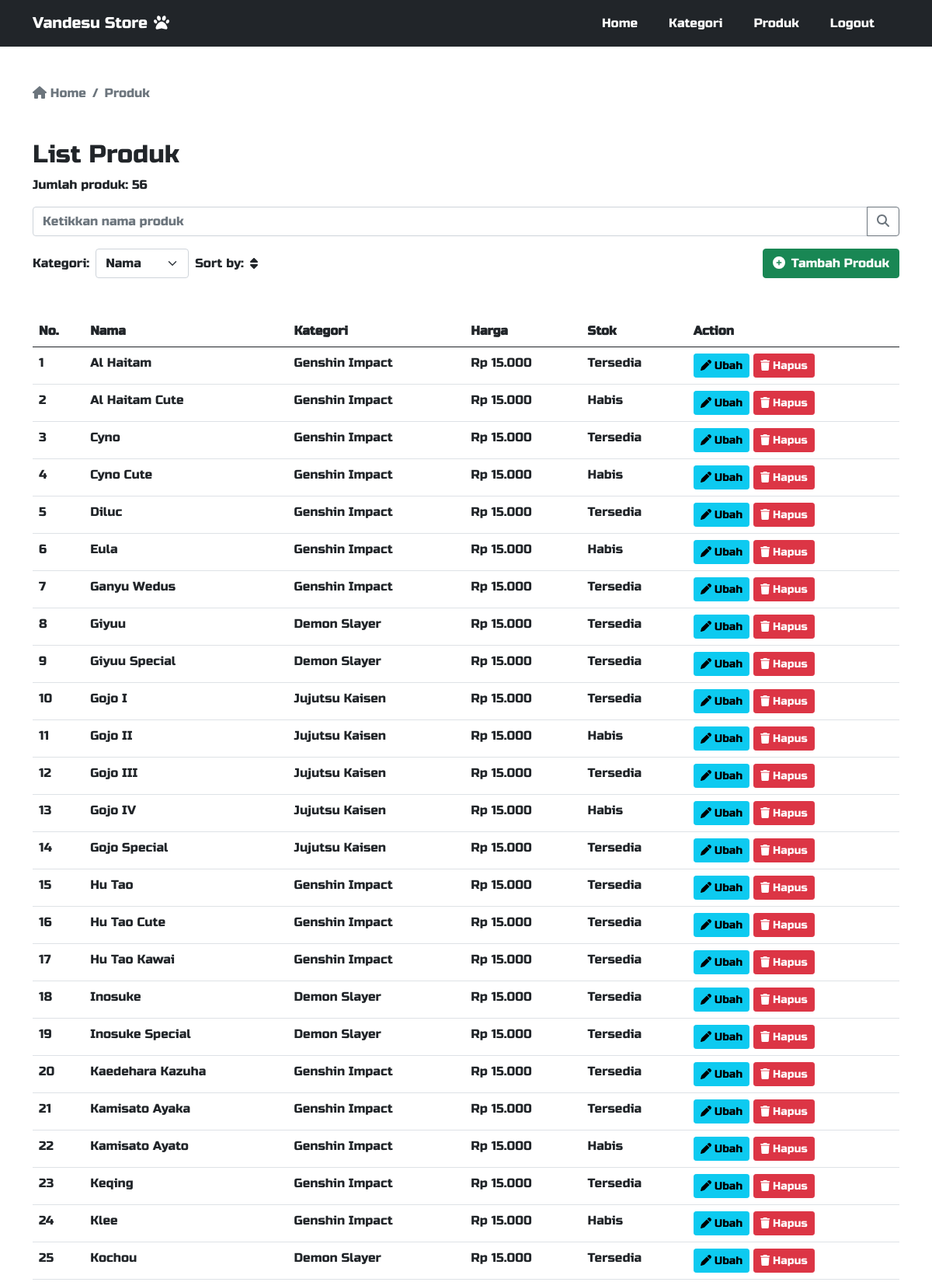
The page /adminpanel/produk.php (signed in, upper part) on the database its author committed.
### tables this page shows
CREATE TABLE `produk` (
  `id` int(11) NOT NULL,
  `kategori_id` int(11) NOT NULL,
  `nama` varchar(255) NOT NULL,
  `harga` double NOT NULL,
  `foto` varchar(255) DEFAULT NULL,
  `detail` text DEFAULT NULL,
  `ketersediaan_stok` enum('Habis','Tersedia') DEFAULT 'Tersedia'
);

CREATE TABLE `kategori` (
  `id` int(11) NOT NULL,
  `nama` varchar(100) NOT NULL
);

### adminpanel/produk.php (the view, shortened to what this page needs)
<?php
require "../koneksi.php";
$sortCriteria = isset($_GET['sort']) ? $_GET['sort'] : 'nama';
$sortDirection = isset($_GET['direction']) ? $_GET['direction'] : 'asc';
if (isset($_GET['keyword'])) {
    $keyword = $_GET['keyword'];
    $query = mysqli_query($con, "SELECT a.*, b.nama AS nama_kategori FROM produk a JOIN kategori b ON a.kategori_id = b.id WHERE a.nama LIKE '%$keyword%'");
} else {
    $query = mysqli_query($con, "SELECT a.*, b.nama AS nama_kategori FROM produk a JOIN kategori b ON a.kategori_id = b.id");
}
$jumlahProduk = mysqli_num_rows($query);
$produkArray = [];
while ($data = mysqli_fetch_array($query)) {
    $produkArray[] = $data;
}
bubble_sort($produkArray, $sortCriteria, $sortDirection);
?>
<!DOCTYPE html>
<html lang="en">
<head>
    <link rel="stylesheet" href="../bootstrap/css/bootstrap.min.css">
    <link rel="stylesheet" href="../fontawesome/css/fontawesome.min.css">
    <link rel="stylesheet" href="../css/style.css">
</head>
<body>
    <?php require "navbar.php"; ?>
    <div class="container mt-5">
        <nav aria-label="breadcrumb">
            <ol class="breadcrumb">
                <li class="breadcrumb-item active" aria-current="page">
                    <a href="../adminpanel/" class="no-decoration text-muted"><i class="fas fa-home"></i> Home</a>
                </li>
                <li class="breadcrumb-item active" aria-current="page">
                    Produk
                </li>
            </ol>
        </nav>
        <div class="mt-5 mb-5">
            <h2>List Produk</h2>
            <p>Jumlah produk: <?php echo $jumlahProduk; ?></p>
            <form action="produk.php" method="GET" class="my-3">
                <div class="input-group">
                    <input type="search" class="form-control" placeholder="Ketikkan nama produk"
                        aria-label="Cari produk" aria-describedby="button-addon2" name="keyword">
                    <button class="btn btn-outline-secondary" type="submit" id="button-addon2"><i
                            class="fa-solid fa-magnifying-glass"></i></button>
                </div>
            </form>
            <div class="my-3 d-flex align-items-center justify-content-between">
                <div class="d-flex align-items-center">
                    <label for="sortCriteria" class="me-2">Kategori:</label>
                    <select id="sortCriteria" class="form-select me-2" onchange="sortProducts()">
                        <option value="nama" <?php if ($sortCriteria == 'nama') echo 'selected'; ?>>Nama</option>
                    </select>
                    <label for="sortDirection" class="me-2">Sort by:</label>
                    <i class="fa-solid fa-sort" id="sortIcon" onclick="toggleSortDirection()"></i>
                </div>
                <div>
                    <a href="tambah-produk.php" class="btn btn-success"><i class="fas fa-plus-circle me-2"></i>Tambah
                        Produk</a>
                </div>
            </div>
            <div class="table-responsive mt-5">
                <table class="table">
                    <thead>
                        <tr>
                            <th>No.</th>
                            <th>Nama</th>
                            <th>Kategori</th>
                            <th>Harga</th>
                            <th>Stok</th>
                            <th>Action</th>
                        </tr>
                    </thead>
                    <tbody>
                        <?php
                        if ($jumlahProduk == 0) {
                        ?>
                        <tr>
                            <td colspan="6" class="text-center">Data produk tidak tersedia</td>
                        </tr>
                        <?php
                        } else {
                            $nomor = 1;
                            foreach ($produkArray as $data) {
                            ?>
                        <tr>
                            <td><?php echo $nomor; ?></td>
                            <td><?php echo $data['nama']; ?></td>
                            <td><?php echo $data['nama_kategori']; ?></td>
                            <td>Rp <?php echo number_format($data['harga'], 0, ',', '.'); ?></td>
                            <td><?php echo $data['ketersediaan_stok']; ?></td>
                            <td>
                                <a href="produk-detail.php?id=<?php echo $data['id']; ?>" class="btn btn-info btn-sm"><i
                                        class="fa-solid fa-pen me-1"></i>Ubah</a>
                                <a href="produk.php?action=hapus&id=<?php echo $data['id']; ?>"
                                    class="btn btn-danger btn-sm"
                                    onclick="return confirm('Anda yakin ingin menghapus produk ini?');"><i
                                        class="fa-solid fa-trash me-1"></i>Hapus</a>
                            </td>
                        </tr>
                        <?php
                                $nomor++;
                            }
                        }
                        ?>
                    </tbody>
                </table>
            </div>
        </div>
    </div>
</body>
</html>

### css/style.css (style rules this page uses)
*, *::before, *::after { box-sizing: border-box; }
* { margin: 0; }
body { line-height: 1.5; -webkit-font-smoothing: antialiased; }
img, picture, video, canvas, svg { display: block; max-width: 100%; }
input, button, textarea, select { font: inherit; }
p, h1, h2, h3, h4, h5, h6 { overflow-wrap: break-word; }
body { font-family: 'RussoOne', sans-serif; }
h1, h2, h3, h4, h5, h6 { font-family: 'RussoOne', sans-serif; }
p, span, div { font-family: 'RussoOne', sans-serif; }
.no-decoration { text-decoration: none; color: white; transition: color 0.3s ease; }
.btn { transition: background-color 0.3s ease, color 0.3s ease; }

### adminpanel/produk.php (style rules this page uses)
body { display: flex; flex-direction: column; min-height: 100vh; }
.no-decoration { text-decoration: none; }
form div { margin-bottom: 10px; }
.d-flex { display: flex; }
.align-items-center { align-items: center; }
.justify-content-between { justify-content: space-between; }
.me-2 { margin-right: 0.5rem; }
.form-select { width: auto; }

### rows shown on the page
produk: nama "Al Haitam", kategori.nama "Genshin Impact", harga "15.000", ketersediaan_stok "Tersedia"
produk: nama "Al Haitam Cute", kategori.nama "Genshin Impact", harga "15.000", ketersediaan_stok "Habis"
produk: nama "Cyno", kategori.nama "Genshin Impact", harga "15.000", ketersediaan_stok "Tersedia"
produk: nama "Cyno Cute", kategori.nama "Genshin Impact", harga "15.000", ketersediaan_stok "Habis"
produk: nama "Diluc", kategori.nama "Genshin Impact", harga "15.000", ketersediaan_stok "Tersedia"
produk: nama "Eula", kategori.nama "Genshin Impact", harga "15.000", ketersediaan_stok "Habis"
produk: nama "Ganyu Wedus", kategori.nama "Genshin Impact", harga "15.000", ketersediaan_stok "Tersedia"
produk: nama "Giyuu", kategori.nama "Demon Slayer", harga "15.000", ketersediaan_stok "Tersedia"
produk: nama "Giyuu Special", kategori.nama "Demon Slayer", harga "15.000", ketersediaan_stok "Tersedia"
produk: nama "Gojo I", kategori.nama "Jujutsu Kaisen", harga "15.000", ketersediaan_stok "Tersedia"
produk: nama "Gojo II", kategori.nama "Jujutsu Kaisen", harga "15.000", ketersediaan_stok "Habis"
produk: nama "Gojo III", kategori.nama "Jujutsu Kaisen", harga "15.000", ketersediaan_stok "Tersedia"
produk: nama "Gojo IV", kategori.nama "Jujutsu Kaisen", harga "15.000", ketersediaan_stok "Habis"
produk: nama "Gojo Special", kategori.nama "Jujutsu Kaisen", harga "15.000", ketersediaan_stok "Tersedia"
produk: nama "Hu Tao", kategori.nama "Genshin Impact", harga "15.000", ketersediaan_stok "Tersedia"
produk: nama "Hu Tao Cute", kategori.nama "Genshin Impact", harga "15.000", ketersediaan_stok "Tersedia"
produk: nama "Hu Tao Kawai", kategori.nama "Genshin Impact", harga "15.000", ketersediaan_stok "Tersedia"
produk: nama "Inosuke", kategori.nama "Demon Slayer", harga "15.000", ketersediaan_stok "Tersedia"
produk: nama "Inosuke Special", kategori.nama "Demon Slayer", harga "15.000", ketersediaan_stok "Tersedia"
produk: nama "Kaedehara Kazuha", kategori.nama "Genshin Impact", harga "15.000", ketersediaan_stok "Tersedia"
produk: nama "Kamisato Ayaka", kategori.nama "Genshin Impact", harga "15.000", ketersediaan_stok "Tersedia"
produk: nama "Kamisato Ayato", kategori.nama "Genshin Impact", harga "15.000", ketersediaan_stok "Habis"
produk: nama "Keqing", kategori.nama "Genshin Impact", harga "15.000", ketersediaan_stok "Tersedia"
produk: nama "Klee", kategori.nama "Genshin Impact", harga "15.000", ketersediaan_stok "Habis"
produk: nama "Kochou", kategori.nama "Demon Slayer", harga "15.000", ketersediaan_stok "Tersedia"

### other values the page prints
$jumlahProduk "56"
